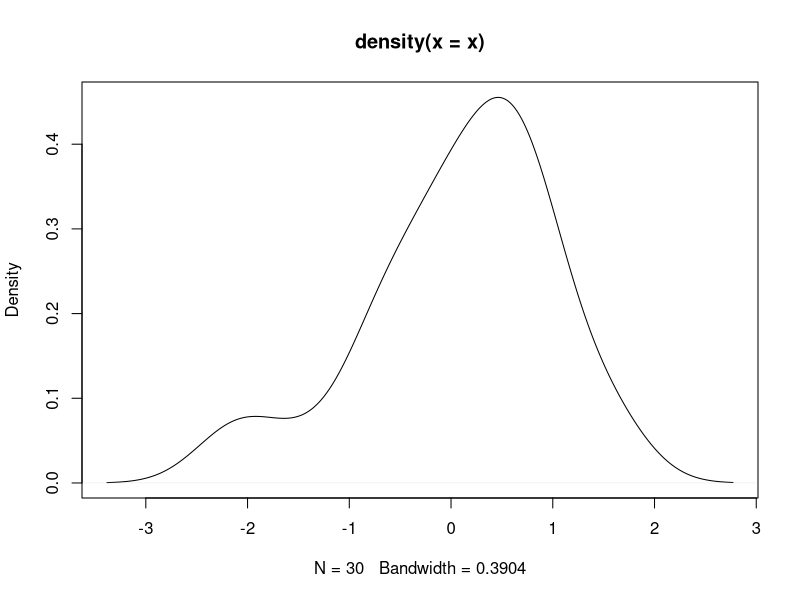

Reproduce this figure in R.
## ---- chunk 1
set.seed(1)
x <- round(rnorm(30), 2)
x
## ---- chunk 2
t(sapply(X = 1:7, FUN = function(i) quantile(x))) #<1>
## ---- chunk 3
median(x)
## ---- chunk 4
table(round(x = x, digits = 0)) #<1>
table(cut(x, breaks = 10)) #<2>
plot(density(x = x)) #<3>
## ---- chunk 5

## ---- chunk 6
min(x) #<1>
max(x) #<1>
max(x) - min(x) #<2>
range(x) #<2>
## ---- chunk 7
range(x)
## ---- chunk 8
IQR(x)
## ---- chunk 9
var(x)
sd(x)
